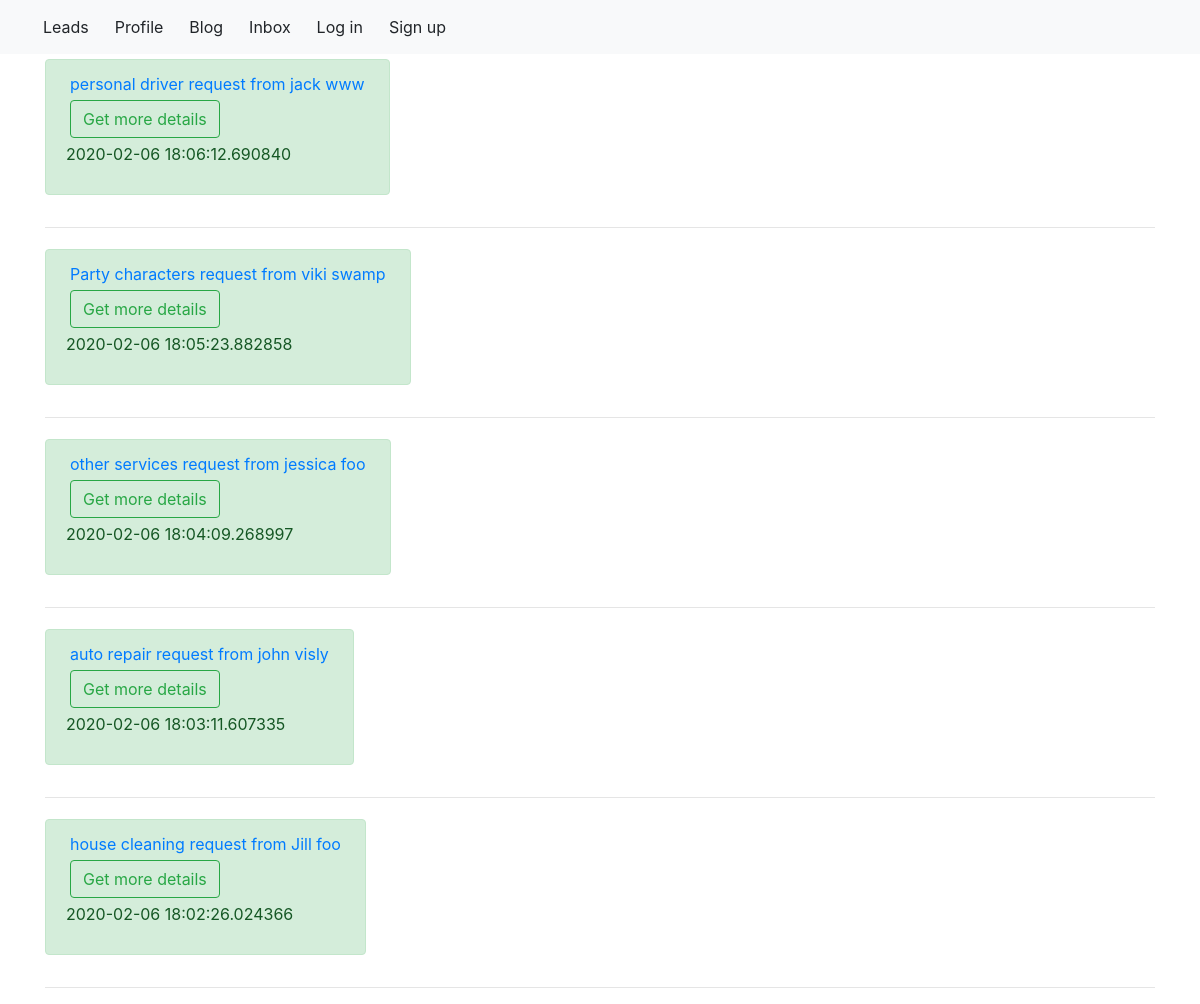
Page /leads on the committed database.
### app/models.py (models this page shows, shortened)
class ServiceRequest(db.Model, UserMixin):
	id = db.Column(db.Integer, primary_key=True)
	service = db.Column(db.String(), nullable=False)
	add_info = db.Column(db.String())
	first_name = db.Column(db.String(), nullable=False)
	last_name = db.Column(db.String(), nullable=False)
	email = db.Column(db.String(), nullable=False)
	phone = db.Column(db.String(), nullable=False)
	creation_time = db.Column(db.DateTime, nullable=False, default=datetime.utcnow)

### app/routes.py (the view)
@app.route('/leads')
def leads():
    leads = ServiceRequest.query.order_by(ServiceRequest.creation_time.desc()).paginate(per_page=5)
    return render_template('leads.html', leads=leads)

### app/templates/leads.html
{% extends 'base.html' %}
{% block body %}
    {% for lead in leads.items %}
        <div class="container" style="padding-top:5px;">
            <div class="row">
                <div class="alert alert-success">
                    <a class="m-1" href="{{ url_for('lead', lead_id=lead.id) }}">{{ lead.service }} request from {{ lead.first_name }} {{ lead.last_name }}</a><br>
                    <a class="btn btn-outline-success m-1" href="{{ url_for('lead', lead_id=lead.id) }}">Get more details</a>
                    <span><p>{{ lead.creation_time }}</p></span>
                </div>
            </div>
        </div>
        <hr>
    {% endfor %}
{% endblock body %}

### rows in the picture
ServiceRequest: service "personal driver", first_name "jack", last_name "www", creation_time "2020-02-06 18:06:12.690840"
ServiceRequest: service "Party characters", first_name "viki", last_name "swamp", creation_time "2020-02-06 18:05:23.882858"
ServiceRequest: service "other services", first_name "jessica", last_name "foo", creation_time "2020-02-06 18:04:09.268997"
ServiceRequest: service "auto repair", first_name "john", last_name "visly", creation_time "2020-02-06 18:03:11.607335"
ServiceRequest: service "house cleaning", first_name "Jill", last_name "foo", creation_time "2020-02-06 18:02:26.024366"
